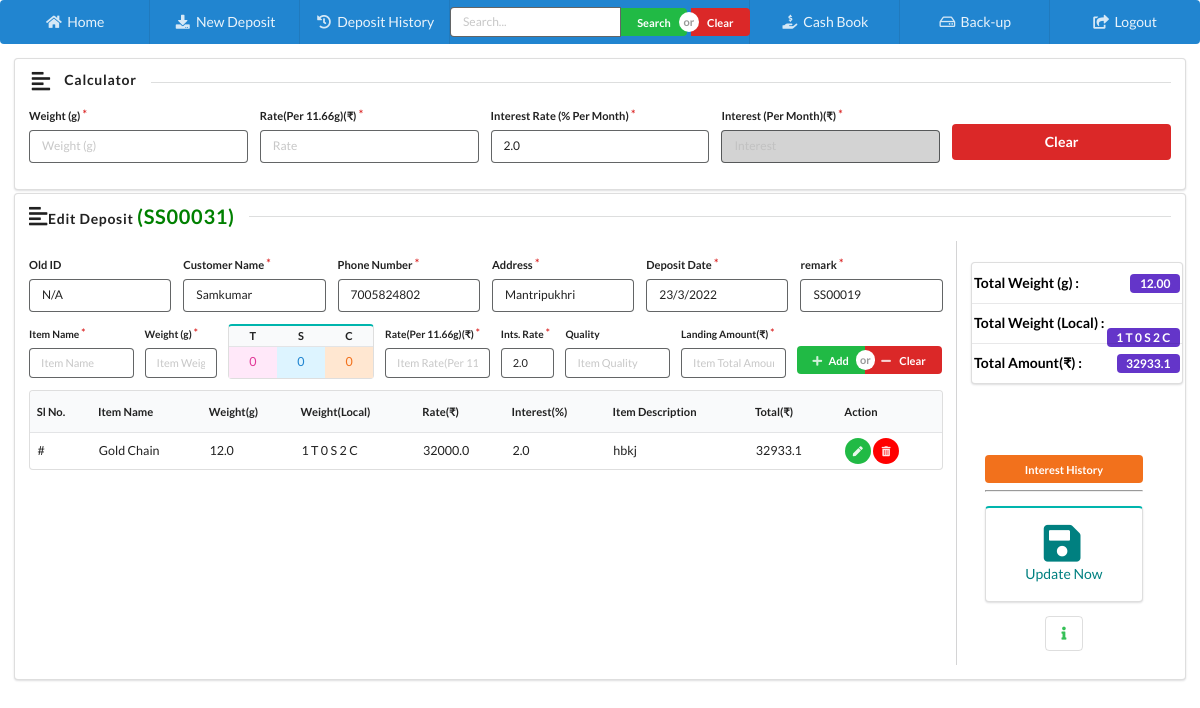
The app's page /edit_deposit/31/ (signed in), older data.
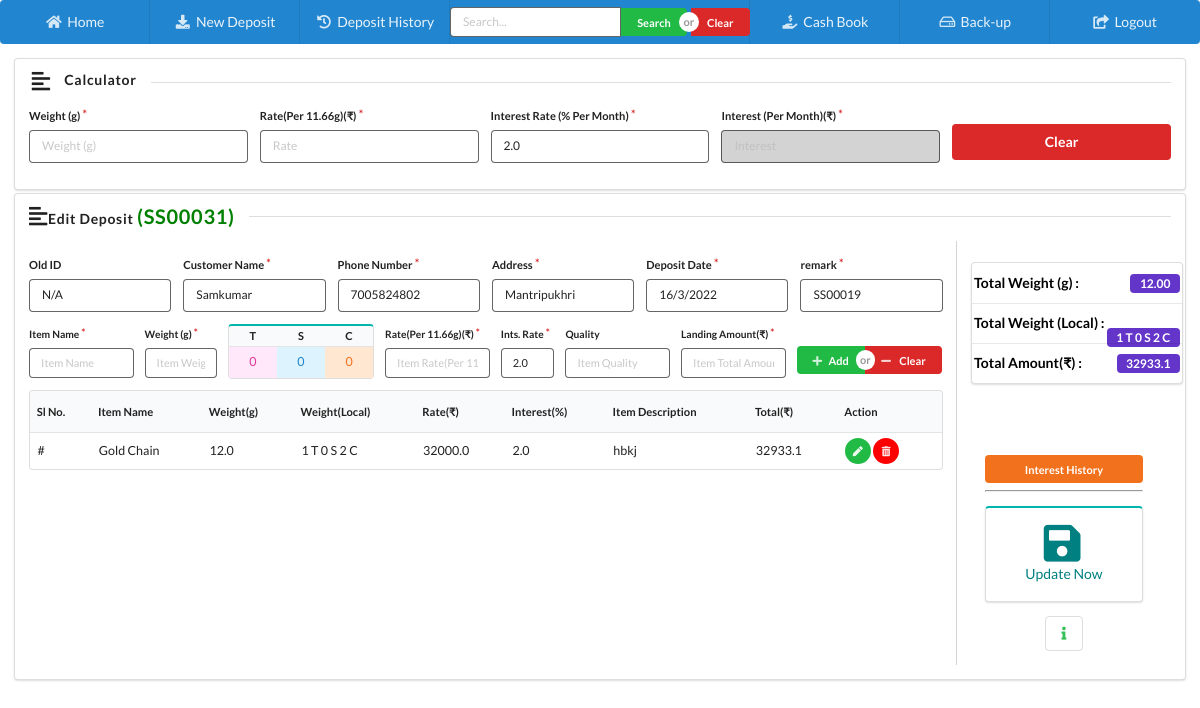
The same page, newer data.
### home/models.py (models this page shows, shortened)
class Deposit(models.Model):
    depositSerialID = models.CharField(max_length=200, blank=True, null=True)
    oldID = models.CharField(max_length=200, blank=True, null=True)
    customerName = models.CharField(max_length=200, blank=True, null=True)
    phone = models.CharField(max_length=20, blank=True, null=True)
    address = models.TextField(blank=True, null=True)
    depositDate = models.DateField(blank=True, null=True)
    statusID = models.ForeignKey(Status, blank=True, null=True, on_delete=models.CASCADE)
    totalAmount = models.FloatField(default=0.0)
    totalAmountPaid = models.FloatField(default=0.0)
    totalInterestPaid = models.FloatField(default=0.0)
    clearanceDate = models.DateField(blank=True, null=True)
    totalWeight = models.CharField(max_length=200, blank=True, null=True)
    totalWeightL = models.CharField(max_length=200, blank=True, null=True)
    remark = models.TextField(blank=True, null=True)
    isDeleted = models.BooleanField(default=False)
    datetime = models.DateTimeField(auto_now_add=True, auto_now=False)
    lastUpdatedOn = models.DateTimeField(auto_now_add=False, auto_now=True)
    newDepositSerialID = models.CharField(max_length=200, blank=True, null=True)
    clearanceRemark = models.TextField(blank=True, null=True)
    actionType = models.CharField(max_length=200, blank=True, null=True, default='N/A')
    class Meta:
        verbose_name_plural = 'D) Deposit List'

class DepositItem(models.Model):
    depositID = models.ForeignKey(Deposit, blank=True, null=True, on_delete=models.CASCADE)
    itemName = models.CharField(max_length=300, blank=True, null=True)
    weight = models.FloatField(default=0.0)
    tola =  models.IntegerField(default=0)
    san =  models.IntegerField(default=0)
    chaning =  models.IntegerField(default=0)
    itemRatePerTenGram = models.FloatField(default=0.0)
    interestRate = models.FloatField(default=0.0)
    description = models.TextField(blank=True, null=True)
    itemAmount = models.FloatField(default=0.0)
    isWithdrawn = models.BooleanField(default=False)
    withdrawalDate = models.DateField(blank=True, null=True)
    interestPaid = models.FloatField(default=0.0)
    total = models.FloatField(default=0.0)
    month = models.FloatField(default=0.0)
    isDeleted = models.BooleanField(default=False)
    datetime = models.DateTimeField(auto_now_add=True, auto_now=False)
    lastUpdatedOn = models.DateTimeField(auto_now_add=False, auto_now=True)
    class Meta:
        verbose_name_plural = 'E) Deposit Item List'

### home/views.py (the view)
# urls.py: path('edit_deposit/<int:id>/', edit_deposit, name='edit_deposit'),
@is_activated()
def edit_deposit(request, id=None):
    if request.user.is_authenticated:
        instance = get_object_or_404(Deposit, pk = int(id))
        items = DepositItem.objects.filter(depositID_id = instance.pk)
        interests = Interest.objects.filter(depositID_id=instance.pk, isDeleted=False)
        context = {
            'instance': instance,
            'items': items,
            'interests': interests
        }
        return render(request, 'home/editDepost.html', context)
    else:
        return redirect('homeApp:loginPage')

### home/templates/home/editDepost.html (shortened to what this page needs)
{% extends 'home/index.html' %}
{% block body %}
    <div class="ui padded grid">
        <div class="sixteen wide column">
            <div class="ui segment">
                <div class="ui tiny form">
                    <h5 class="ui horizontal left aligned divider header">
                        <i class="left align icon"></i>
                        Calculator
                    </h5>
                    <div class="five fields">
                        <div class="field required">
                            <label>Weight (g)</label>
                            <input type="number" placeholder="Weight (g)" id="cWeight">
                        </div>
                        <div class="field required">
                            <label>Rate(Per 11.66g)(₹)</label>
                            <input type="number" placeholder="Rate" id="cRate">
                        </div>
                        <div class="field required">
                            <label>Interest Rate (% Per Month)</label>
                            <input type="number" placeholder="Interest Rate" value="2.0" id="cInterestRate">
                        </div>
                        <div class="field required">
                            <label>Interest (Per Month)(₹)</label>
                            <input type="number" placeholder="Interest" readonly style="background-color: lightgrey"
                                   id="cAmount">
                        </div>
                        <div class="field" style="padding-top: 1.3rem;">
                            <button class="ui fluid red button" onclick="clearCalculator()">Clear</button>
                        </div>
                    </div>
                </div>
            </div>
        </div>
        <div class="sixteen wide column">
            <div class="ui segment" style="min-height: 450px;">
                <h5 class="ui horizontal left aligned divider header">
                    <i class="left align icon"></i>
                    Edit Deposit <span style="color: green;font-weight: bold;font-size: 20px;">({{ instance.depositSerialID }})</span>
                </h5>
                <div class="ui internally celled  grid">
                    <div class="thirteen wide column" style="padding-left: 0">
                        <div class="ui tiny form" id="depositForm">
                            <div class="six fields">
                                <div class="field">
                                    <label>Old ID</label>
                                    <input type="text" placeholder="Old ID" id="oldID" value="{{ instance.oldID }}" >
                                </div>
                                <div class="field required">
                                    <label>Customer Name</label>
                                    <input type="text" placeholder="Customer Name" id="customerName" autocomplete="off" value="{{ instance.customerName }}">
                                </div>
                                <div class="field required">
                                    <label>Phone Number</label>
                                    <input type="number" placeholder="Phone Number" id="phoneNumber" value="{{ instance.phone }}">
                                </div>
                                <div class="field required">
                                    <label>Address</label>
                                    <input type="text" placeholder="Address" id="address" autocomplete="off" value="{{ instance.address }}">
                                </div>
                                <div class="field required" id="standard_calendar">
                                    <label>Deposit Date</label>
                                    <input type="text" name="DepositDate" placeholder="Deposit Date"
                                           autocomplete="off"
                                           id="date" value="{{ instance.depositDate }}">
                                </div>
                                <div class="field required">
                                    <label>remark</label>
                                    <input type="text" placeholder="Remark" id="remark" autocomplete="off" value="{{ instance.remark }}">
                                </div>
                            </div>
                        </div>
                        <div class="ui mini form">
                            <div class="eight fields">
                                <div class="field required">
                                    <label>Item Name</label>
                                    <input placeholder="Item Name" type="text" id="itemName">
                                </div>
                                <div class="field required" style="width: 9%">
                                    <label>Weight (g)</label>
                                    <input placeholder="Item Weight" type="number" id="itemWeight" onkeyup="ItemLocalConvert()">
                                </div>
                                <div class="field required" style="width: 17%">
                                    <table class="ui teal table" style="text-align: center">
                                        <thead>
                                        <tr>
                                            <th style="padding: 0">T</th>
                                            <th style="padding: 0">S</th>
                                            <th style="padding: 0">C</th>
                                        </tr>
                                        </thead>
                                        <tbody>
                                        <tr>
                                            <td onkeyup="calWeight()" class="pink" contenteditable="true" id="tola">0</td>
                                            <td onkeyup="calWeight()" class="blue" contenteditable="true" id="san">0</td>
                                            <td onkeyup="calWeight()" class="orange" contenteditable="true" id="chaning">0</td>
                                        </tr>
                                        </tbody>
                                    </table>
                                </div>
                                <div class="field required">
                                    <label>Rate(Per 11.66g)(₹)</label>
                                    <input placeholder="Item Rate(Per 11.66g)" type="number" id="itemRate">
                                </div>
                                <div class="field required" style="width: 7%">
                                    <label>Ints. Rate</label>
                                    <input placeholder="Interest Rate" value="2.0" type="number" id="itemInterestRate">
                                </div>
                                <div class="field">
                                    <label>Quality</label>
                                    <input placeholder="Item Quality" type="text" id="itemDescription"
                                    >
                                </div>
                                <div class="field required">
                                    <label>Landing Amount(₹)</label>
                                    <input placeholder="Item Total Amount" type="number" id="itemTotalAmount"
                                    >
                                </div>
                                <div class="field" style="    padding-top: 1.6rem;">
                                    <div class="ui mini buttons">
                                        <button class="ui positive button" id="addItemBtn" type="button"
                                                onclick="addSubItems()"><i class="plus icon"></i>Add
                                        </button>
                                        <button class="ui button red" type="button" onclick="ClearData()"><i
                                                class="minus icon"></i>
                                            Clear
                                        </button>
                                    </div>
                                </div>
                            </div>
                        </div>
                        <table class="ui very compact table " id="itemTable" style="font-size: 0.8em">
                            <thead>
                            <tr>
                                <th>Sl No.</th>
                                <th>Item Name</th>
                                <th>Weight(g)</th>
                                <th>Weight(Local)</th>
                                <th>Rate(₹)</th>
                                <th>Interest(%)</th>
                                <th>Item Description</th>
                                <th>Total(₹)</th>
                                <th>Action</th>
                            </tr>
                            </thead>
                            <tbody>
                            {% for item in items %}
                            <tr id ="{{ forloop.counter }}" ><td id ="row{{ forloop.counter }}">#</td> <td id ="itemName{{ forloop.counter }}">{{ item.itemName }}</td><td id ="itemWeight{{ forloop.counter }}">{{ item.weight }}</td><td id ="local{{ forloop.counter }}"><span id="tola{{ forloop.counter }}"> {{ item.tola }}</span> T <span id="san{{ forloop.counter }}"> {{ item.san }}</span> S<span id="chaning{{ forloop.counter }}"> {{ item.chaning }}</span> C</td><td id ="itemRate{{ forloop.counter }}">{{ item.itemRatePerTenGram }}</td><td id ="itemInterestRate{{ forloop.counter }}">{{ item.interestRate }}</td><td id ="itemDescription{{ forloop.counter }}">{{ item.description }}</td><td id ="itemTotalAmount{{ forloop.counter }}">{{ item.itemAmount }}</td><td><button style="font-size:10px;" onclick="GetItemDetail('{{ forloop.counter }}')" class="ui circular facebook icon button green"><i class="pen icon"></i></button><button style="font-size:10px;" onclick="delItem(' {{ forloop.counter }}')" class="ui circular youtube icon button"><i class="trash alternate icon"></i></button></td></tr>
                            {% endfor %}
                            </tbody>
                        </table>
                    </div>
                    <div class="three wide column">
                        <div class="ui vertical menu"
                             style="width: 99%;float: right;position: absolute;text-align: left;margin-bottom: 0; margin-top: 0.5em;">
                            <a class="teal item ">
                                <strong style="color: black;">Total Weight (g) :</strong>
                                <div class="ui violet label" id="totalWeight">{{ instance.totalWeight }}</div>
                            </a>
                            <a class="teal item ">
                                <strong style="color: black;">Total Weight (Local) :</strong>
                                <div class="ui violet label" id="totalWeightL"> {{ instance.totalWeightL }} </div>
                            </a>
                            <a class="teal item ">
                                <strong style="color: black;">Total Amount(₹) :</strong>
                                <div class="ui violet label" id="totalAmount">{{ instance.totalAmount }}</div>
                            </a>
                        </div>
                        <div class="ui center aligned basic segment"
                             style="margin-top: 200px;padding-top: 0;padding-bottom: 0;">
                            <button class="fluid ui mini orange button padded" onclick="openInterestHistory()"> Interest
                                History
                            </button>
                            <hr>
                            <div class="ui teal segment" style="padding:2rem">
                                <div class="ui one column very relaxed grid">
                                    <div class="column">
                                        <a onclick="salesSave()" style="cursor: pointer;color: teal">
                                            <i class="save icon" style="font-size: 3rem"></i>
                                            <p>Update Now</p>
                                        </a>
                                    </div>
                                </div>
                            </div>
                            <div class="ui small basic icon buttons">
  <button class="ui button " onclick="openInfo()"><i class="info icon green"></i></button>
</div>
                        </div>
                    </div>
                </div>
            </div>
        </div>
    </div>
{% endblock %}

Row changes from the older to the newer data that the page shows:
changed Deposit "SS00031": DepositDate "23/3/2022" → "16/3/2022"
